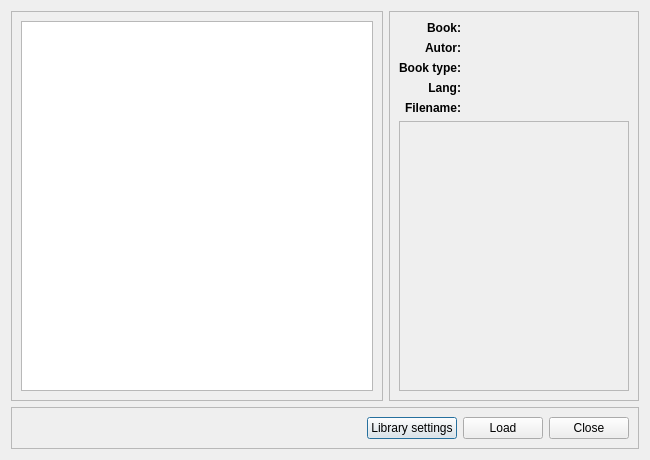
<?xml version="1.0" encoding="UTF-8"?>
<ui version="4.0">
 <class>Library</class>
 <widget class="QDialog" name="Library">
  <property name="geometry">
   <rect>
    <x>0</x>
    <y>0</y>
    <width>650</width>
    <height>460</height>
   </rect>
  </property>
  <property name="windowTitle">
   <string>Dialog</string>
  </property>
  <layout class="QGridLayout" name="gridLayout">
   <item row="0" column="0">
    <layout class="QVBoxLayout" name="verticalLayout">
     <item>
      <layout class="QGridLayout" name="gridLayout_2">
       <item row="0" column="0">
        <widget class="QFrame" name="frame_2">
         <property name="frameShape">
          <enum>QFrame::StyledPanel</enum>
         </property>
         <property name="frameShadow">
          <enum>QFrame::Plain</enum>
         </property>
         <layout class="QGridLayout" name="gridLayout_4">
          <item row="1" column="0">
           <widget class="QTreeWidget" name="treeBookLibrary">
            <attribute name="headerVisible">
             <bool>false</bool>
            </attribute>
           </widget>
          </item>
         </layout>
        </widget>
       </item>
       <item row="0" column="1">
        <widget class="QFrame" name="frame_3">
         <property name="minimumSize">
          <size>
           <width>250</width>
           <height>0</height>
          </size>
         </property>
         <property name="maximumSize">
          <size>
           <width>250</width>
           <height>16777215</height>
          </size>
         </property>
         <property name="frameShape">
          <enum>QFrame::StyledPanel</enum>
         </property>
         <property name="frameShadow">
          <enum>QFrame::Plain</enum>
         </property>
         <layout class="QGridLayout" name="gridLayout_5">
          <item row="4" column="1">
           <layout class="QGridLayout" name="gridLayout_6">
            <item row="0" column="0">
             <widget class="QLabel" name="label">
              <property name="font">
               <font>
                <weight>75</weight>
                <bold>true</bold>
               </font>
              </property>
              <property name="text">
               <string>Book:</string>
              </property>
              <property name="alignment">
               <set>Qt::AlignRight|Qt::AlignTrailing|Qt::AlignVCenter</set>
              </property>
             </widget>
            </item>
            <item row="0" column="2">
             <widget class="QLabel" name="labBookName">
              <property name="minimumSize">
               <size>
                <width>180</width>
                <height>0</height>
               </size>
              </property>
              <property name="maximumSize">
               <size>
                <width>180</width>
                <height>16777215</height>
               </size>
              </property>
              <property name="text">
               <string/>
              </property>
              <property name="wordWrap">
               <bool>true</bool>
              </property>
             </widget>
            </item>
            <item row="1" column="0">
             <widget class="QLabel" name="label_3">
              <property name="font">
               <font>
                <weight>75</weight>
                <bold>true</bold>
               </font>
              </property>
              <property name="text">
               <string>Autor:</string>
              </property>
              <property name="alignment">
               <set>Qt::AlignRight|Qt::AlignTrailing|Qt::AlignVCenter</set>
              </property>
             </widget>
            </item>
            <item row="1" column="2">
             <widget class="QLabel" name="labBookAuthor">
              <property name="minimumSize">
               <size>
                <width>180</width>
                <height>0</height>
               </size>
              </property>
              <property name="maximumSize">
               <size>
                <width>180</width>
                <height>16777215</height>
               </size>
              </property>
              <property name="text">
               <string/>
              </property>
              <property name="wordWrap">
               <bool>true</bool>
              </property>
             </widget>
            </item>
            <item row="2" column="0">
             <widget class="QLabel" name="label_2">
              <property name="font">
               <font>
                <weight>75</weight>
                <bold>true</bold>
               </font>
              </property>
              <property name="text">
               <string>Book type:</string>
              </property>
              <property name="alignment">
               <set>Qt::AlignRight|Qt::AlignTrailing|Qt::AlignVCenter</set>
              </property>
             </widget>
            </item>
            <item row="2" column="2">
             <widget class="QLabel" name="labBookExtension">
              <property name="minimumSize">
               <size>
                <width>180</width>
                <height>0</height>
               </size>
              </property>
              <property name="maximumSize">
               <size>
                <width>180</width>
                <height>16777215</height>
               </size>
              </property>
              <property name="text">
               <string/>
              </property>
              <property name="wordWrap">
               <bool>true</bool>
              </property>
             </widget>
            </item>
            <item row="3" column="0">
             <widget class="QLabel" name="label_5">
              <property name="font">
               <font>
                <weight>75</weight>
                <bold>true</bold>
               </font>
              </property>
              <property name="text">
               <string>Lang:</string>
              </property>
              <property name="alignment">
               <set>Qt::AlignRight|Qt::AlignTrailing|Qt::AlignVCenter</set>
              </property>
             </widget>
            </item>
            <item row="3" column="2">
             <widget class="QLabel" name="labBookLang">
              <property name="minimumSize">
               <size>
                <width>180</width>
                <height>0</height>
               </size>
              </property>
              <property name="maximumSize">
               <size>
                <width>180</width>
                <height>16777215</height>
               </size>
              </property>
              <property name="text">
               <string/>
              </property>
              <property name="wordWrap">
               <bool>true</bool>
              </property>
             </widget>
            </item>
            <item row="4" column="0">
             <widget class="QLabel" name="label_4">
              <property name="font">
               <font>
                <weight>75</weight>
                <bold>true</bold>
               </font>
              </property>
              <property name="text">
               <string>Filename:</string>
              </property>
              <property name="alignment">
               <set>Qt::AlignRight|Qt::AlignTrailing|Qt::AlignVCenter</set>
              </property>
             </widget>
            </item>
            <item row="4" column="2">
             <widget class="QLabel" name="labFilename">
              <property name="minimumSize">
               <size>
                <width>180</width>
                <height>0</height>
               </size>
              </property>
              <property name="maximumSize">
               <size>
                <width>180</width>
                <height>16777215</height>
               </size>
              </property>
              <property name="text">
               <string/>
              </property>
              <property name="wordWrap">
               <bool>true</bool>
              </property>
             </widget>
            </item>
           </layout>
          </item>
          <item row="5" column="1">
           <widget class="QFrame" name="frame_4">
            <property name="minimumSize">
             <size>
              <width>0</width>
              <height>128</height>
             </size>
            </property>
            <property name="frameShape">
             <enum>QFrame::StyledPanel</enum>
            </property>
            <property name="frameShadow">
             <enum>QFrame::Plain</enum>
            </property>
            <layout class="QGridLayout" name="gridLayout_7">
             <item row="1" column="0">
              <widget class="QGraphicsView" name="gvBookCoverpage">
               <property name="minimumSize">
                <size>
                 <width>192</width>
                 <height>256</height>
                </size>
               </property>
               <property name="maximumSize">
                <size>
                 <width>192</width>
                 <height>256</height>
                </size>
               </property>
               <property name="styleSheet">
                <string notr="true">background:transparent;</string>
               </property>
               <property name="frameShape">
                <enum>QFrame::NoFrame</enum>
               </property>
               <property name="frameShadow">
                <enum>QFrame::Plain</enum>
               </property>
               <property name="lineWidth">
                <number>0</number>
               </property>
               <property name="interactive">
                <bool>true</bool>
               </property>
               <property name="renderHints">
                <set>QPainter::Antialiasing|QPainter::HighQualityAntialiasing|QPainter::SmoothPixmapTransform|QPainter::TextAntialiasing</set>
               </property>
              </widget>
             </item>
             <item row="0" column="0">
              <spacer name="verticalSpacer">
               <property name="orientation">
                <enum>Qt::Vertical</enum>
               </property>
               <property name="sizeHint" stdset="0">
                <size>
                 <width>20</width>
                 <height>40</height>
                </size>
               </property>
              </spacer>
             </item>
            </layout>
           </widget>
          </item>
         </layout>
        </widget>
       </item>
      </layout>
     </item>
     <item>
      <widget class="QFrame" name="frame">
       <property name="frameShape">
        <enum>QFrame::StyledPanel</enum>
       </property>
       <property name="frameShadow">
        <enum>QFrame::Plain</enum>
       </property>
       <layout class="QGridLayout" name="gridLayout_3">
        <item row="0" column="1">
         <widget class="QPushButton" name="butRefreshLibrary">
          <property name="text">
           <string>Library settings</string>
          </property>
         </widget>
        </item>
        <item row="0" column="2">
         <widget class="QPushButton" name="butLoadBook">
          <property name="text">
           <string>Load</string>
          </property>
         </widget>
        </item>
        <item row="0" column="3">
         <widget class="QPushButton" name="butClose">
          <property name="text">
           <string>Close</string>
          </property>
         </widget>
        </item>
        <item row="0" column="0">
         <spacer name="horizontalSpacer">
          <property name="orientation">
           <enum>Qt::Horizontal</enum>
          </property>
          <property name="sizeHint" stdset="0">
           <size>
            <width>40</width>
            <height>20</height>
           </size>
          </property>
         </spacer>
        </item>
       </layout>
      </widget>
     </item>
    </layout>
   </item>
  </layout>
 </widget>
 <resources/>
 <connections/>
</ui>
